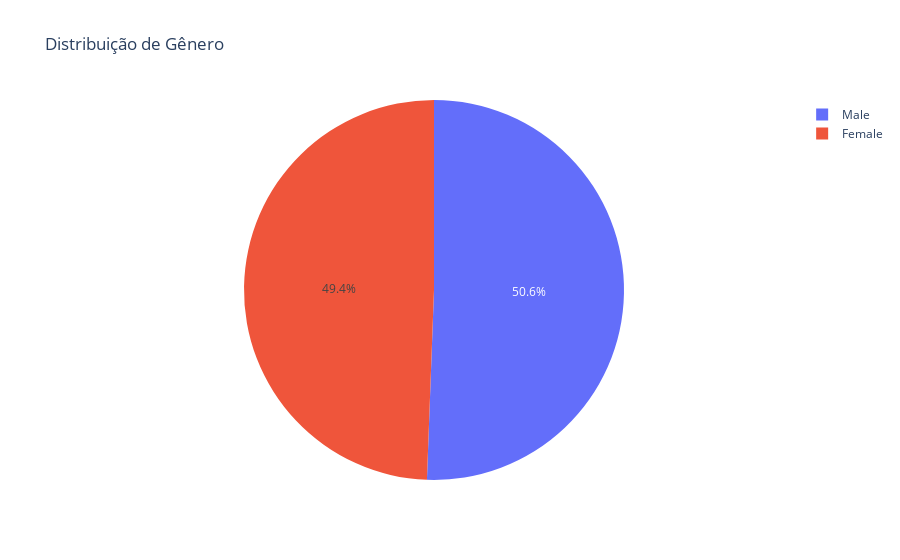

This figure's notebook cell:
### Code cell
gender_counts = df_silver['genero'].value_counts()
fig = px.pie(
    names=gender_counts.index, 
    values=gender_counts.values, 
    title='Distribuição de Gênero')
fig.show()

### Figure 1 — Plotly figure (JSON) as saved in the notebook; plotly's stock layout.template omitted (floating-point values rounded to 4 significant figures)
{"data": [{"domain": {"x": [0, 1], "y": [0, 1]}, "hovertemplate": "label=%{label}<br>value=%{value}<extra></extra>", "labels": ["Male", "Female"], "legendgroup": "", "name": "", "showlegend": true, "type": "pie", "values": [1068, 1043]}], "layout": {"legend": {"tracegroupgap": 0}, "title": {"text": "Distribuição de Gênero"}}}
